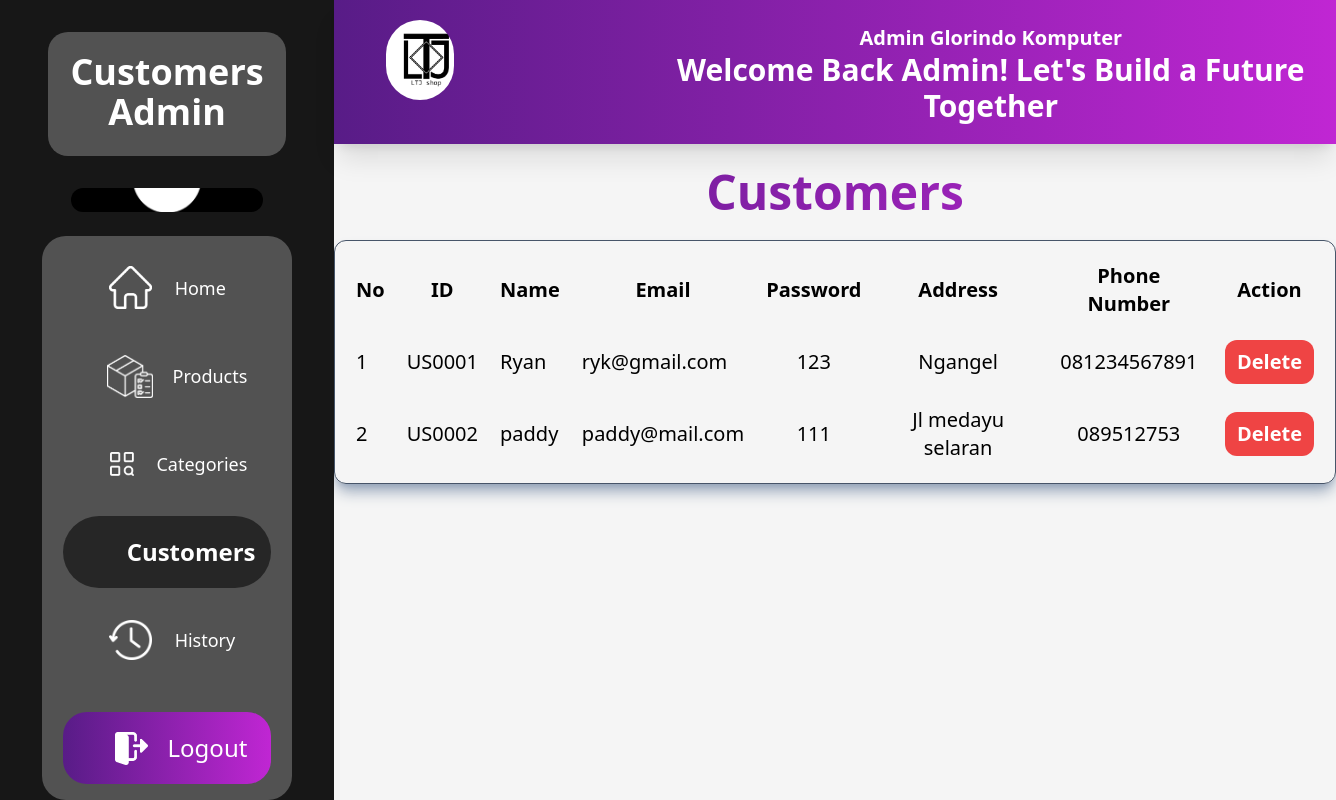
Page /customerAdmin.php (signed in) on the earlier database version.
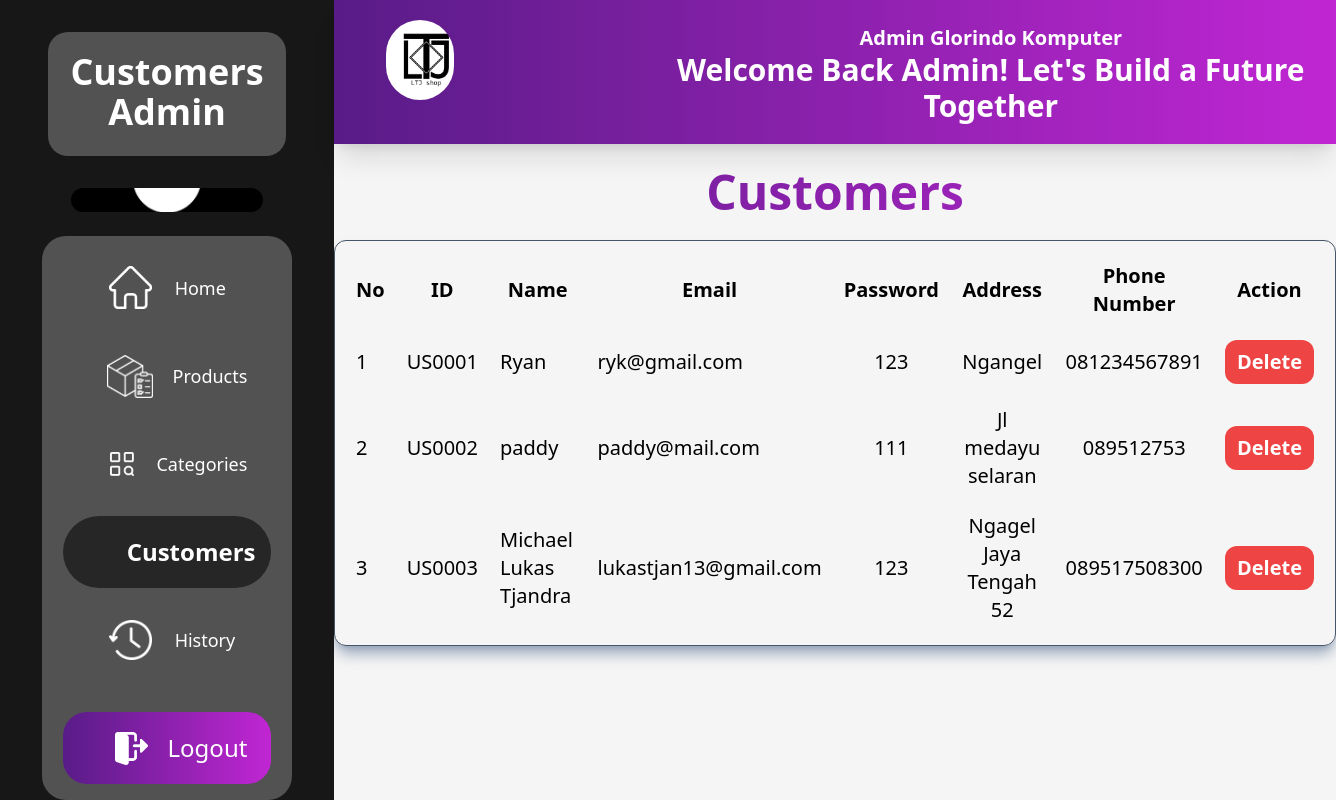
Same page on the later database version.
### tables this page shows
CREATE TABLE `users` (
  `id_users` varchar(200) NOT NULL,
  `nama` varchar(200) DEFAULT NULL,
  `email` varchar(200) DEFAULT NULL,
  `telp` varchar(100) DEFAULT NULL,
  `alamat` varchar(200) DEFAULT NULL,
  `password` varchar(200) DEFAULT NULL,
  `status` tinyint(1) DEFAULT NULL,
  PRIMARY KEY (`id_users`)
);

### customerAdmin.php (the view, shortened to what the changed rows need)
<?php
    require_once('connection.php');
?>
<!DOCTYPE html>
<html lang="en">
<head>
    <script src="https://cdn.tailwindcss.com"></script>
</head>
<body>
    <form action="" method="POST">
        <div class="flex h-screen">
            <div class="flex-auto flex flex-col w-full bg-neutral-100">
                <div class="overflow-y-scroll h-screen -mt-5">
                    <table class="table-auto mx-auto border-separate border-spacing-5 border border-slate-600 text-xl shadow-lg shadow-slate-400 rounded-xl" id="list_categories">
                            <tr>
                                <th class="col">No</th>
                                <th class="col">ID</th>
                                <th class="col">Name</th>
                                <th class="col">Email</th>
                                <th class="col">Password</th>
                                <th class="col">Address</th>
                                <th class="col">Phone Number</th>
                                <th class="col">Action</th>
                            </tr>
                            <?php
                                $nomer = 0;
                                $all_items = mysqli_query($conn, "select * from users");
                                if($all_items->num_rows == 0){
                            ?>
                                <tr>
                                    <td colspan="3" class="text-center">There's No Customers yet..</td>
                                </tr>
                            <?php
                                }else{
                                    while($row = mysqli_fetch_row($all_items)){
                                        $nomer++;
                                        if($row[6] == '1'){
                            ?>
                                <tr>
                                    <td class="col"><?= $nomer?></td>
                                    <td class="col"><?= $row[0]?></td>
                                    <td class="col"><?=$row[1]?></td>
                                    <td class="col"><?=$row[2]?></td>
                                    <td class="col text-center"><?=$row[5]?></td>
                                    <td class="col text-center"><?=$row[4]?></td>
                                    <td class="col text-center"><?=$row[3]?></td>
                                    <td class="col">
                                        <button class="px-3 py-2 rounded-xl text-white font-semibold bg-red-500 hover:bg-red-600"
                                        type="submit" name="deleteUser" value="<?= $row[0]?>">Delete</button>
                                    </td>
                                </tr>
                            <?php
                                        }
                                    }
                                }
                            ?>
                        </table>
                </div>
            </div>
        </div>
    </form>
</body>
</html>

Differences in the rows shown:
added users: id_users "US0003", nama "Michael Lukas Tjandra", email "lukastjan13@gmail.com", password "123", alamat "Ngagel Jaya Tengah 52", telp "089517508300"
